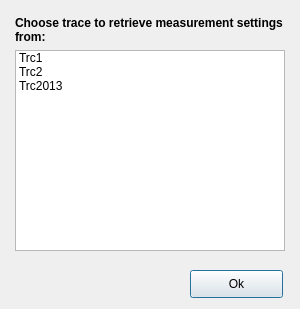
<?xml version="1.0" encoding="UTF-8"?>
<ui version="4.0">
 <class>getTraceName</class>
 <widget class="QDialog" name="getTraceName">
  <property name="geometry">
   <rect>
    <x>0</x>
    <y>0</y>
    <width>300</width>
    <height>309</height>
   </rect>
  </property>
  <property name="windowTitle">
   <string>Retrieve Settings</string>
  </property>
  <widget class="QListWidget" name="listWidget">
   <property name="geometry">
    <rect>
     <x>15</x>
     <y>50</y>
     <width>270</width>
     <height>201</height>
    </rect>
   </property>
   <property name="frameShape">
    <enum>QFrame::StyledPanel</enum>
   </property>
   <item>
    <property name="text">
     <string>Trc1</string>
    </property>
   </item>
   <item>
    <property name="text">
     <string>Trc2</string>
    </property>
   </item>
   <item>
    <property name="text">
     <string>Trc2013</string>
    </property>
   </item>
  </widget>
  <widget class="QPushButton" name="pushButton">
   <property name="geometry">
    <rect>
     <x>190</x>
     <y>270</y>
     <width>93</width>
     <height>28</height>
    </rect>
   </property>
   <property name="text">
    <string>Ok</string>
   </property>
  </widget>
  <widget class="QLabel" name="label">
   <property name="geometry">
    <rect>
     <x>15</x>
     <y>10</y>
     <width>270</width>
     <height>41</height>
    </rect>
   </property>
   <property name="text">
    <string>&lt;html&gt;&lt;head/&gt;&lt;body&gt;&lt;p&gt;&lt;span style=&quot; font-weight:600;&quot;&gt;Choose trace to retrieve measurement settings from:&lt;/span&gt;&lt;/p&gt;&lt;/body&gt;&lt;/html&gt;</string>
   </property>
   <property name="wordWrap">
    <bool>true</bool>
   </property>
  </widget>
 </widget>
 <tabstops>
  <tabstop>listWidget</tabstop>
  <tabstop>pushButton</tabstop>
 </tabstops>
 <resources/>
 <connections/>
</ui>
